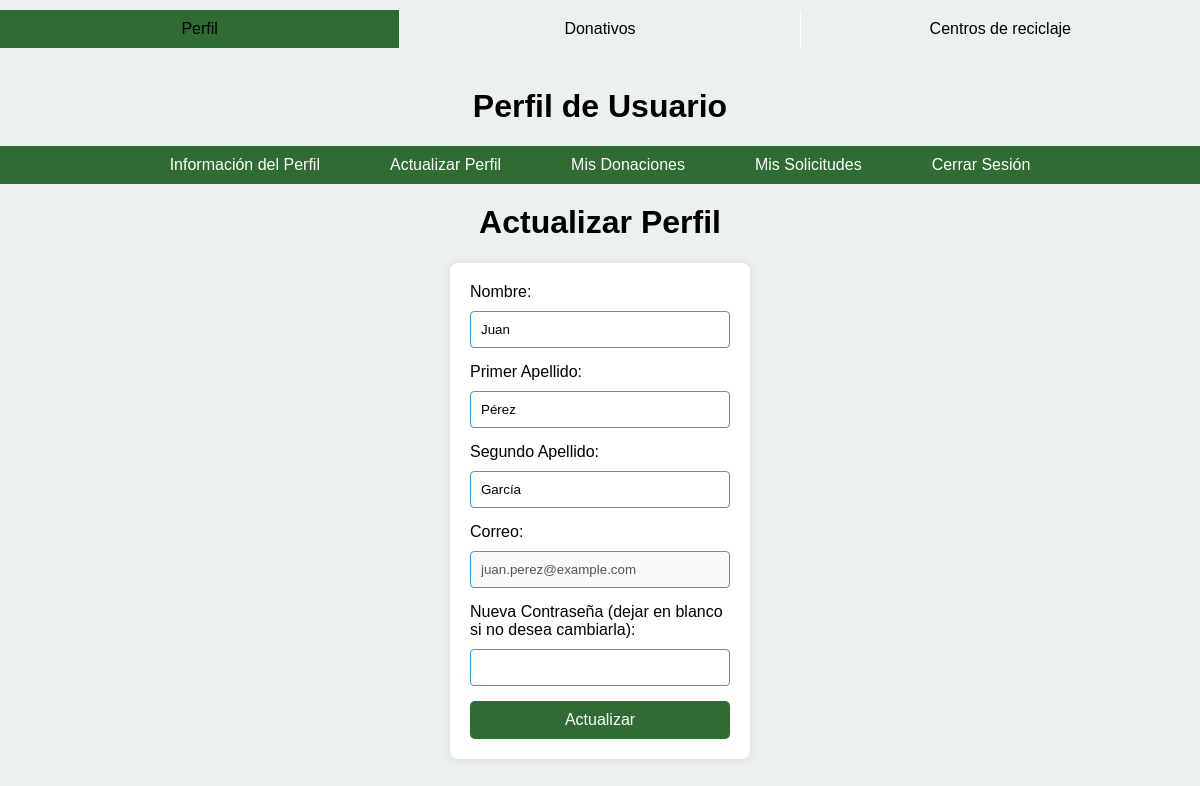
/index.php?seccion=perfil&accion=actualizar (signed in), run on the app's committed database.
### tables this page shows
CREATE TABLE IF NOT EXISTS `usuario` (
  `id_usuario` int NOT NULL AUTO_INCREMENT,
  `nombre` varchar(100) NOT NULL,
  `primer_apellido` varchar(100) NOT NULL,
  `segundo_apellido` varchar(100) NOT NULL,
  `correo` varchar(100) NOT NULL,
  `contraseña` varchar(255) NOT NULL,
  `bloqueado` tinyint(1) DEFAULT '0',
  PRIMARY KEY (`id_usuario`),
  UNIQUE KEY `correo` (`correo`)
);

### Controlador/funciones_perfil.php (called while the page is built, shortened)
<?php
function obtenerDatosUsuario($conn, $id_usuario) {
    $sql = "SELECT nombre, primer_apellido, segundo_apellido, correo FROM usuario WHERE id_usuario = ?";
    $stmt = $conn->prepare($sql);
    $stmt->bind_param("i", $id_usuario);
    $stmt->execute();
    $nombre = $primer_apellido = $segundo_apellido = $correo = null;
    $stmt->bind_result($nombre, $primer_apellido, $segundo_apellido, $correo);
    return compact('nombre', 'primer_apellido', 'segundo_apellido', 'correo');
}
?>

### Vista/perfil_actualizar.php (the view, shortened to what this page needs)
<!DOCTYPE html>
<html lang="es">
<head>
    <link rel="stylesheet" href="./Styles/perfil_actualizar.css">
</head>
<body>
    <h1>Actualizar Perfil</h1>
    <form method="POST" action="index.php?seccion=perfil&accion=actualizar">
        <label for="nombre">Nombre:</label>
        <input type="text" name="nombre" id="nombre" value="<?php echo htmlspecialchars($nombre); ?>" required><br>
        <label for="primer_apellido">Primer Apellido:</label>
        <input type="text" name="primer_apellido" id="primer_apellido" value="<?php echo htmlspecialchars($primer_apellido); ?>" required><br>
        <label for="segundo_apellido">Segundo Apellido:</label>
        <input type="text" name="segundo_apellido" id="segundo_apellido" value="<?php echo htmlspecialchars($segundo_apellido); ?>" required><br>
        <label for="correo">Correo:</label>
        <input type="email" name="correo" id="correo" value="<?php echo htmlspecialchars($correo); ?>" disabled><br>
        <label for="contraseña">Nueva Contraseña (dejar en blanco si no desea cambiarla):</label>
        <input type="password" name="contraseña" id="contraseña"><br>
        <button type="submit">Actualizar</button>
    </form>
</body>
</html>

### Styles/principal.css (style rules this page uses)
body, html { margin: 0; padding: 0; font-family: Arial, sans-serif; box-sizing: border-box; background-color: #ECF0F1; display: grid; grid-template-columns: 1fr; grid-template-rows: auto 1fr; min-height: 100vh; }

### Styles/perfil.css (style rules this page uses)
:root { --verde: #2ECC71; --azul: #3498DB; --blanco: #FFFFFF; --gris-claro: #ECF0F1; --verde-oscuro: #306B34; --amarillo: #EFB810; --negro: #000000; }
h1 { text-align: center; color: var(--negro); margin-top: 20px; }

### Styles/perfil_actualizar.css (style rules this page uses)
:root { --verde: #2ECC71; --azul: #3498DB; --blanco: #FFFFFF; --gris-claro: #ECF0F1; --verde-oscuro: #306B34; --amarillo: #EFB810; --negro: #000000; }
body { font-family: Arial, sans-serif; background-color: var(--gris-claro); color: var(--negro); margin: 0; padding: 0; }
h1 { text-align: center; color: var(--negro); margin-top: 20px; }
form { background-color: var(--blanco); padding: 20px; border-radius: 8px; box-shadow: 0 0 10px rgba(0, 0, 0, 0.1); width: 300px; margin: 20px auto; box-sizing: border-box; }
label { display: block; margin-bottom: 10px; color: var(--negro); }
input[type="text"], input[type="email"], input[type="password"] { width: 100%; padding: 10px; margin-bottom: 15px; border: 1px solid var(--azul); border-radius: 4px; box-sizing: border-box; }
button { width: 100%; padding: 10px; background-color: var(--verde-oscuro); border: none; border-radius: 5px; color: var(--blanco); font-size: 16px; cursor: pointer; transition: background-color 0.3s ease; }

### data on the page
usuario: nombre "Juan", primer_apellido "Pérez", segundo_apellido "García", correo "juan.perez@example.com"
